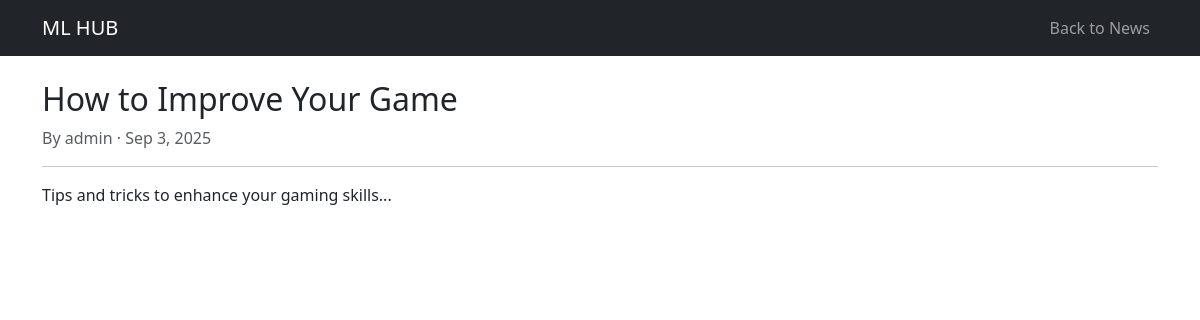
Screenshot of /article.php?id=1 with the database file from the repository.
### tables this page shows
CREATE TABLE IF NOT EXISTS content (
    id INT AUTO_INCREMENT PRIMARY KEY,
    title VARCHAR(200) NOT NULL,
    content TEXT NOT NULL,
    type ENUM('news', 'guide') NOT NULL,
    author_id INT NOT NULL,
    status ENUM('draft', 'published', 'archived') DEFAULT 'draft',
    published_at TIMESTAMP NULL,
    created_at TIMESTAMP DEFAULT CURRENT_TIMESTAMP,
    updated_at TIMESTAMP DEFAULT CURRENT_TIMESTAMP ON UPDATE CURRENT_TIMESTAMP,
    FOREIGN KEY (author_id) REFERENCES users(id) ON DELETE CASCADE
);

CREATE TABLE IF NOT EXISTS users (
    id INT AUTO_INCREMENT PRIMARY KEY,
    username VARCHAR(50) UNIQUE NOT NULL,
    email VARCHAR(100) UNIQUE NOT NULL,
    password VARCHAR(255) NOT NULL,
    full_name VARCHAR(100),
    bio TEXT,
    avatar_url VARCHAR(500),
    banner_url VARCHAR(500),
    role ENUM('user', 'squad_leader', 'admin', 'super_admin') DEFAULT 'user',
    is_verified BOOLEAN DEFAULT FALSE,
    last_active TIMESTAMP NULL,
    created_at TIMESTAMP DEFAULT CURRENT_TIMESTAMP,
    updated_at TIMESTAMP DEFAULT CURRENT_TIMESTAMP ON UPDATE CURRENT_TIMESTAMP
);

### article.php (the view, shortened to what this page needs)
<?php
require_once 'config.php';
$id = isset($_GET['id']) ? (int) $_GET['id'] : 0;
try {
	$stmt = $pdo->prepare("SELECT c.*, u.username as author_name FROM content c JOIN users u ON c.author_id = u.id WHERE c.id = ? AND c.status = 'published'");
	$stmt->execute([$id]);
	$article = $stmt->fetch();
} catch (PDOException $e) {
	error_log('Article error: ' . $e->getMessage());
	$article = null;
}
?>
<!DOCTYPE html>
<html lang="en">
<head>
	<link href="https://cdn.jsdelivr.net/npm/bootstrap@5.3.0/dist/css/bootstrap.min.css" rel="stylesheet">
</head>
<body>
	<nav class="navbar navbar-expand-lg navbar-dark bg-dark">
		<div class="container">
			<a class="navbar-brand" href="index.php">ML HUB</a>
			<div class="navbar-nav ms-auto">
				<a href="news.php" class="nav-link">Back to News</a>
			</div>
		</div>
	</nav>
	<div class="container my-4">
		<h2 class="mb-2"><?php echo htmlspecialchars($article['title']); ?></h2>
		<p class="text-muted">By <?php echo htmlspecialchars($article['author_name']); ?> · <?php echo date('M j, Y', strtotime($article['published_at'])); ?></p>
		<hr>
		<div><?php echo nl2br($article['content']); ?></div>
	</div>
</body>
</html>

### rows the page displays
content: title "How to Improve Your Game", author.username "admin", published_at "Sep 3, 2025", content "Tips and tricks to enhance your gaming skills..."
